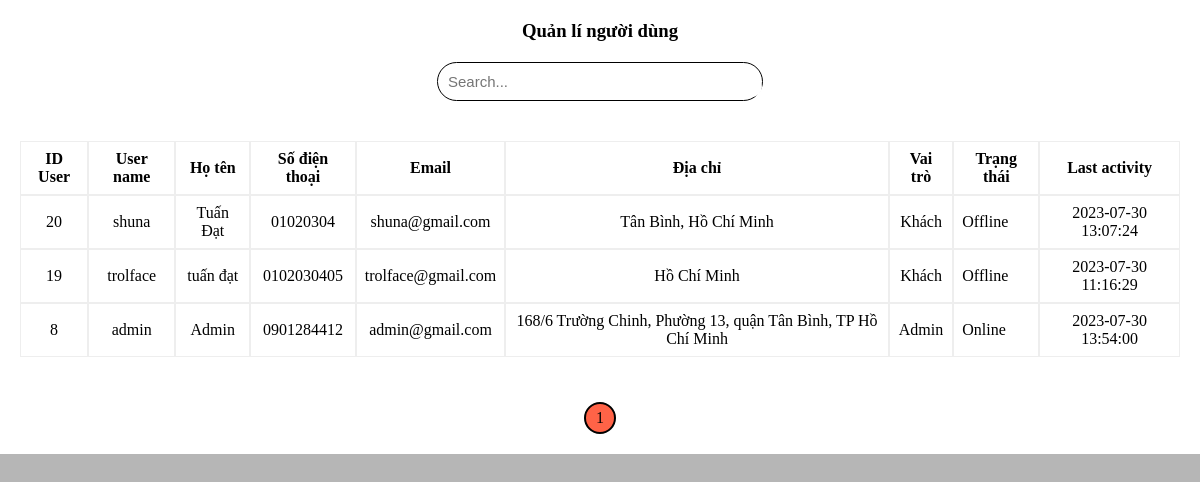
Page /manager_users.php on the committed database.
### tables this page shows
CREATE TABLE `users` (
  `id` int(11) NOT NULL,
  `role` tinyint(1) NOT NULL DEFAULT 0,
  `user_name` varchar(100) NOT NULL,
  `name` varchar(100) NOT NULL,
  `email` varchar(100) NOT NULL,
  `password` varchar(255) NOT NULL,
  `address` varchar(200) DEFAULT NULL,
  `sdt` varchar(20) NOT NULL,
  `avatar` text DEFAULT NULL,
  `is_online` int(1) DEFAULT 0,
  `last_activity` datetime NOT NULL DEFAULT current_timestamp()
);

### manager_users.php (the view, shortened to what this page needs)
<?php
if (isset($_POST['searchss'])) {
    $search_query = $_POST['searchss'];
    $sql = "SELECT * FROM users WHERE user_name LIKE '%$search_query%'";
} else {
    $sql = "SELECT * FROM users";
}
$result = mysqli_query($conn, $sql);
$total_table = mysqli_num_rows($result);
$limit = 20;
$cr_page = (isset($_GET['page']) ? $_GET['page'] : 1);
$page = ceil($total_table / $limit);
$cr_page = max(1, min($page, $cr_page));
$start = ($cr_page - 1) * $limit;
$sql .= " ORDER BY id DESC LIMIT $start, $limit";
$result = mysqli_query($conn, $sql);
?>
<!DOCTYPE html>
<html lang="vn">
<head>
    <link rel="stylesheet" href="./Css/styles.css">
    <link rel="stylesheet" href="./Css/responsive_home.css">
</head>
<body>
    <div class="manager_product_frame">
        <div class="title_manager_product">
            <h3>Quản lí người dùng</h3>
        </div>
        <div class="operation_product">
            <div class="frame_search_product">
                <div class="search_product">
                    <form action="" id="search_box" method="POST" role="form">
                        <input class="search_text" id="search_text" name="searchss" type="text" placeholder="Search...">
                        <button class="search_submit" id="search_submit" type="submit"><i class="fas fa-search"></i></button>
                    </form>
                </div>
            </div>
        </div>
        <div class="manager_product">
            <table>
                <thead>
                    <tr>
                        <th>ID User</th>
                        <th>User name</th>
                        <th>Họ tên</th>
                        <th>Số điện thoại</th>
                        <th>Email</th>
                        <th>Địa chỉ</th>
                        <th>Vai trò</th>
                        <th>Trạng thái</th>
                        <th>Last activity</th>
                    </tr>
                </thead>
                <tbody>
                    <?php foreach ($result as $pro) : ?>
                        <tr>
                            <td style="text-align: center;"><?php echo $pro['id'] ?></td>
                            <td style="text-align: center;"><?php echo $pro['user_name'] ?></td>
                            <td style="text-align: center;"><?php echo $pro['name'] ?></td>
                            <td style="text-align: center;"><?php echo $pro['sdt'] ?></td>
                            <td style="text-align: center;"><?php echo $pro['email'] ?></td>
                            <td style="text-align: center;"><?php echo $pro['address'] ?></td>
                            <?php if ($pro['role'] == 1) { ?>
                                <td style="text-align: center;">Admin</td>
                            <?php } else { ?>
                                <td style="text-align: center;">Khách</td>
                            <?php } ?>
                            <?php if ($pro['is_online'] == 1) { ?>
                                <td>Online</td>
                            <?php } else { ?>
                                <td>Offline</td>
                            <?php } ?>
                            <td style="text-align: center;"><?php echo $pro['last_activity'] ?></td>
                        </tr>
                    <?php endforeach; ?>
                </tbody>
            </table>
            <div class="page_number">
                <div class="number">
                    <ul>
                        <?php for ($i = 1; $i <= $page; $i++) { ?>
                            <li class="number1 <?php echo (($cr_page == $i) ? 'active' : '') ?>"><a href="admin.php?type=manager_users&page=<?php echo $i ?>"><?php echo $i ?></a></li>
                        <?php } ?>
                    </ul>
                </div>
            </div>
        </div>
    </div>
</body>
</html>

### css/styles.css (style rules this page uses)
* { box-sizing: border-box; margin: 0; padding: 0; }
html body { background-color: #b6b6b6; overflow-y: scroll; flex-grow: 1; }
#search_box { background: white; border-radius: 30px; margin-top: 10px; }
#search_text { padding: 15px 15px; border: none; outline: none; border-radius: 50%; width: 500px; font-size: 15px; }
#search_submit { border: none; padding: 15px; border-radius: 50%; background: white; }
.content_type, .content_laptop, .page_number { display: flex; justify-content: center; align-items: center; }
.page_number { margin-top: 25px; }
.page_number .number ul { display: flex; }
.page_number .number ul li a { text-decoration: none; color: black; font-size: 16px; }
.page_number .number ul li { border: 2px solid black; margin: 10px; border-radius: 30px; list-style: none; padding: 5px 10px; }
.page_number .active { background-color: tomato; }
.manager_product_frame .manager_product table { box-sizing: border-box; border-collapse: separate; border-spacing: 0; padding: 10px; margin-left: 0px; }
.manager_product_frame .manager_product table tr th { border: 2px solid #eeeeee; box-sizing: border-box; border-style: solid; border-width: 1px; padding: 8px; }
.manager_product_frame .manager_product table tr td { border: 2px solid #eeeeee; box-sizing: border-box; border-style: solid; border-width: 1px; padding: 8px; }
.manager_product_frame { background-color: white; padding: 10px; height: 100%; }
.manager_product_frame .title_manager_product h3 { text-align: center; padding: 10px; }
.manager_product_frame .operation_product .frame_search_product { display: flex; justify-content: center; align-items: center; }
.manager_product_frame .operation_product { padding-bottom: 30px; }
.manager_product_frame .operation_product #search_box { border: 1px solid black; border-radius: 30px; }
.manager_product_frame .search_product #search_text { padding: 10px 10px; outline: none; width: 300px; font-size: 15px; border: none; border-radius: 50%; }
.manager_product_frame .search_product #search_submit { border: none; padding: 10px 10px; background: white; border-radius: 50%; font-size: 15px; }

### rows in the picture
users: id "20", user_name "shuna", name "Tuấn Đạt", sdt "01020304", email "shuna@gmail.com", address "Tân Bình, Hồ Chí Minh", role "Khách", is_online "Offline", last_activity "2023-07-30 13:07:24"
users: id "19", user_name "trolface", name "tuấn đạt", sdt "0102030405", email "trolface@gmail.com", address "Hồ Chí Minh", role "Khách", is_online "Offline", last_activity "2023-07-30 11:16:29"
users: id "8", user_name "admin", name "Admin", sdt "0901284412", email "admin@gmail.com", address "168/6 Trường Chinh, Phường 13, quận Tân Bình, TP Hồ Chí Minh", role "Admin", is_online "Online", last_activity "2023-07-30 13:54:00"
